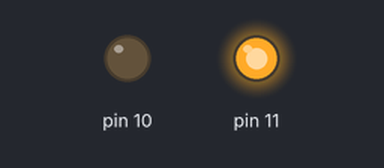
This sketch was run on a simulated Arduino Uno, built with avr-gcc and run on an emulated ATmega328P. Parts: output pins drawn as LEDs (lit = HIGH).

Above: at 0.1 s.
Timing chart, 0 to 1.6 s (numbered marks = the images above):
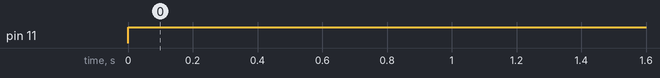

Measured:
- by itself, pin 11: LOW → HIGH at 0.00 s

The sketch:

sketch_apr19a.ino
```cpp
void setup() {
  // put your setup code here, to run once:
pinMode(11,OUTPUT);
pinMode(10,OUTPUT);
}

void loop() {
  // put your main code here, to run repeatedly:
digitalWrite(11,HIGH);
delay(2000);
}
```
